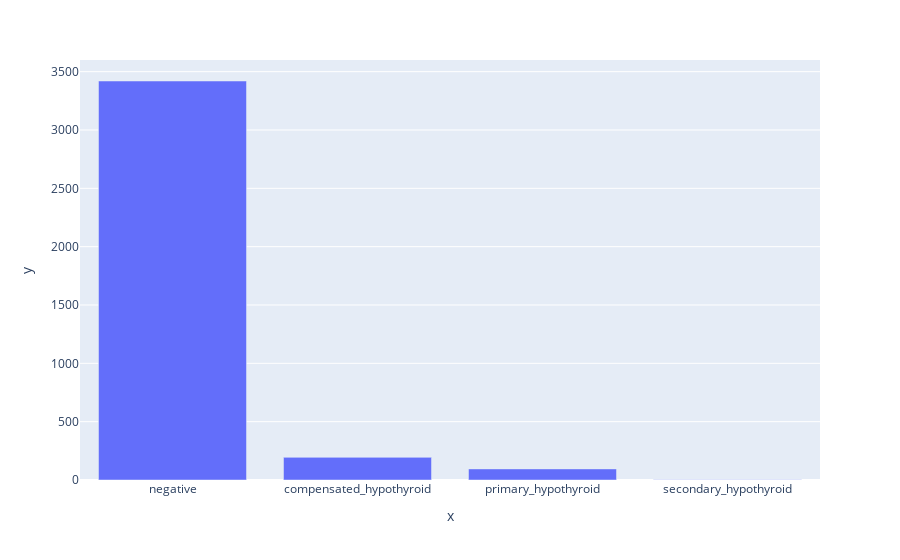

Here is the notebook cell this chart was saved with:
### Markdown cell above
# Visualization of unique values in Target variable

### Code cell
negative = df[df['Class']=='negative'].shape[0]
compensated_hypothyroid= df[df['Class']=='compensated_hypothyroid'].shape[0]
primary_hypothyroid=df[df['Class']=='primary_hypothyroid'].shape[0]
secondary_hypothyroid=df[df['Class']=='secondary_hypothyroid'].shape[0]
pe.bar(df,x=df['Class'].value_counts().index,y=df['Class'].value_counts().values)

### Figure 1 — Plotly figure (JSON) as saved in the notebook; plotly's stock layout.template omitted (floating-point values rounded to 4 significant figures)
{"data": [{"alignmentgroup": "True", "hovertemplate": "x=%{x}<br>y=%{y}<extra></extra>", "legendgroup": "", "marker": {"color": "#636efa", "pattern": {"shape": ""}}, "name": "", "offsetgroup": "", "orientation": "v", "showlegend": false, "textposition": "auto", "type": "bar", "x": ["negative", "compensated_hypothyroid", "primary_hypothyroid", "secondary_hypothyroid"], "xaxis": "x", "y": [3420, 194, 95, 2], "yaxis": "y"}], "layout": {"barmode": "relative", "legend": {"tracegroupgap": 0}, "margin": {"t": 60}, "xaxis": {"anchor": "y", "domain": [0, 1], "title": {"text": "x"}}, "yaxis": {"anchor": "x", "domain": [0, 1], "title": {"text": "y"}}}}
